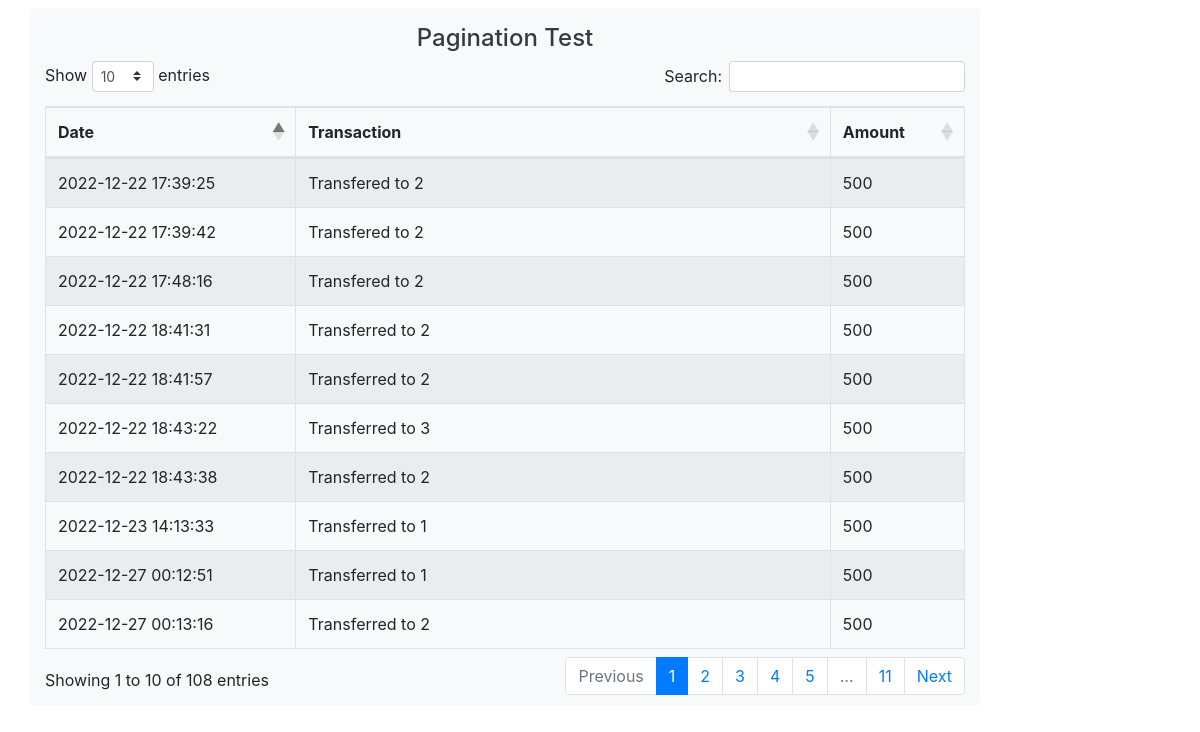
Page /history_test.php on the committed database.
### tables this page shows
CREATE TABLE `transactions` (
  `id` int(11) NOT NULL,
  `account_id` int(11) NOT NULL,
  `type` tinyint(4) NOT NULL COMMENT '1 = Cash in\r\n2 = Withdraw\r\n3 = Transfer',
  `amount` float NOT NULL,
  `remarks` text DEFAULT NULL,
  `date_created` datetime NOT NULL DEFAULT current_timestamp()
);

### history_test.php (the view, shortened to what this page needs)
<!DOCTYPE html>
<html>
    <head>
        <link rel="stylesheet" type="text/css" href="https://cdnjs.cloudflare.com/ajax/libs/twitter-bootstrap/4.6.0/css/bootstrap.min.css"/>
        <link rel="stylesheet" type="text/css" href="https://cdn.datatables.net/1.13.1/css/dataTables.bootstrap4.min.css"/>
    </head>
    <body>
        <?php require_once $_SERVER['DOCUMENT_ROOT'] . '/process.php'; ?>
        <?php
            $mysqli = new mysqli('127.0.0.1', 'root', '1234', 'banking')
                or die(mysqli_error($mysqli));
            $result = $mysqli->query("SELECT * FROM transactions")
                or die($mysqli->error);
        ?>
        <div class="container">
            <div class="row justiy-content-center">
                <div class="col-lg-10 bg-light rounded my-2 py-2">
                    <h4 class="text-center text-dark pt-2">Pagination Test</h4>
                    <table class="table table-bordered table-striped table-hover">
                        <thead>
                            <tr>
                                <th>Date</th>
                                <th>Transaction</th>
                                <th>Amount</th>
                            </tr>
                        </thead>
                        <tbody>
                            <?php while($row = $result->fetch_assoc()): ?>
                                <tr>
                                    <td><?php echo $row['date_created']; ?></td>
                                    <td><?php echo $row['remarks']; ?></td>
                                    <td><?php echo $row['amount']; ?></td>
                                </tr>
                            <?php endwhile; ?>
                        </tbody>
                    </table>
                </div>
            </div>
        </div>
    </body>
</html>

### rows in the picture
transactions: date_created "2022-12-22 17:39:25", remarks "Transfered to 2", amount "500"
transactions: date_created "2022-12-22 17:39:42", remarks "Transfered to 2", amount "500"
transactions: date_created "2022-12-22 17:48:16", remarks "Transfered to 2", amount "500"
transactions: date_created "2022-12-22 18:41:31", remarks "Transferred to 2", amount "500"
transactions: date_created "2022-12-22 18:41:57", remarks "Transferred to 2", amount "500"
transactions: date_created "2022-12-22 18:43:22", remarks "Transferred to 3", amount "500"
transactions: date_created "2022-12-22 18:43:38", remarks "Transferred to 2", amount "500"
transactions: date_created "2022-12-23 14:13:33", remarks "Transferred to 1", amount "500"
transactions: date_created "2022-12-27 00:12:51", remarks "Transferred to 1", amount "500"
transactions: date_created "2022-12-27 00:13:16", remarks "Transferred to 2", amount "500"
